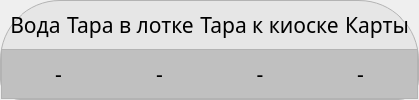
           <widget class="QWidget" name="product_info_page">
            <layout class="QVBoxLayout" name="verticalLayout_10">
             <property name="spacing">
              <number>0</number>
             </property>
             <property name="leftMargin">
              <number>0</number>
             </property>
             <property name="topMargin">
              <number>0</number>
             </property>
             <property name="rightMargin">
              <number>0</number>
             </property>
             <property name="bottomMargin">
              <number>0</number>
             </property>
             <item>
              <widget class="QFrame" name="frame_10">
               <property name="sizePolicy">
                <sizepolicy hsizetype="Preferred" vsizetype="Preferred">
                 <horstretch>0</horstretch>
                 <verstretch>0</verstretch>
                </sizepolicy>
               </property>
               <property name="maximumSize">
                <size>
                 <width>16777215</width>
                 <height>135</height>
                </size>
               </property>
               <property name="styleSheet">
                <string notr="true">QFrame#frame_10 {
color: rgb(0, 0, 0);
background-color:rgba(230,230,230, 255);
border-top-right-radius: 60px;
border-bottom-right-radius: 20px;
border-top-left-radius: 60px;
border-bottom-left-radius: 20px;
border: 1px solid #B3B3B3;
}</string>
               </property>
               <property name="frameShape">
                <enum>QFrame::NoFrame</enum>
               </property>
               <property name="frameShadow">
                <enum>QFrame::Raised</enum>
               </property>
               <layout class="QVBoxLayout" name="verticalLayout_9">
                <property name="spacing">
                 <number>0</number>
                </property>
                <property name="leftMargin">
                 <number>0</number>
                </property>
                <property name="topMargin">
                 <number>0</number>
                </property>
                <property name="rightMargin">
                 <number>0</number>
                </property>
                <property name="bottomMargin">
                 <number>0</number>
                </property>
                <item>
                 <widget class="QFrame" name="frame_13">
                  <property name="frameShape">
                   <enum>QFrame::NoFrame</enum>
                  </property>
                  <property name="frameShadow">
                   <enum>QFrame::Raised</enum>
                  </property>
                  <layout class="QHBoxLayout" name="horizontalLayout_6">
                   <item>
                    <widget class="QLabel" name="label_6">
                     <property name="font">
                      <font>
                       <family>Rubik</family>
                       <pointsize>16</pointsize>
                      </font>
                     </property>
                     <property name="text">
                      <string>Вода</string>
                     </property>
                     <property name="alignment">
                      <set>Qt::AlignCenter</set>
                     </property>
                    </widget>
                   </item>
                   <item>
                    <widget class="QLabel" name="label_7">
                     <property name="font">
                      <font>
                       <family>Rubik</family>
                       <pointsize>16</pointsize>
                      </font>
                     </property>
                     <property name="text">
                      <string>Тара в лотке</string>
                     </property>
                     <property name="alignment">
                      <set>Qt::AlignCenter</set>
                     </property>
                    </widget>
                   </item>
                   <item>
                    <widget class="QLabel" name="label_8">
                     <property name="font">
                      <font>
                       <family>Rubik</family>
                       <pointsize>16</pointsize>
                      </font>
                     </property>
                     <property name="text">
                      <string>Тара к киоске</string>
                     </property>
                     <property name="alignment">
                      <set>Qt::AlignCenter</set>
                     </property>
                    </widget>
                   </item>
                   <item>
                    <widget class="QLabel" name="label_9">
                     <property name="font">
                      <font>
                       <family>Rubik</family>
                       <pointsize>16</pointsize>
                      </font>
                     </property>
                     <property name="text">
                      <string>Карты</string>
                     </property>
                     <property name="alignment">
                      <set>Qt::AlignCenter</set>
                     </property>
                    </widget>
                   </item>
                  </layout>
                 </widget>
                </item>
                <item>
                 <widget class="QFrame" name="frame_14">
                  <property name="styleSheet">
                   <string notr="true">QFrame#frame_14 {
color: rgb(0, 0, 0);
background-color:rgba(192, 192, 192, 255);
border-top-right-radius: 40px;
border-bottom-right-radius: 20px;
border-top-left-radius: 40px;
border-bottom-left-radius: 20px;
border: 1px solid #B3B3B3;
}</string>
                  </property>
                  <property name="frameShape">
                   <enum>QFrame::NoFrame</enum>
                  </property>
                  <property name="frameShadow">
                   <enum>QFrame::Raised</enum>
                  </property>
                  <layout class="QHBoxLayout" name="horizontalLayout_7">
                   <item>
                    <widget class="QLabel" name="water_lbl_2">
                     <property name="font">
                      <font>
                       <family>Rubik</family>
                       <pointsize>16</pointsize>
                      </font>
                     </property>
                     <property name="text">
                      <string>-</string>
                     </property>
                     <property name="alignment">
                      <set>Qt::AlignCenter</set>
                     </property>
                    </widget>
                   </item>
                   <item>
                    <widget class="QLabel" name="tray_container_lbl_2">
                     <property name="font">
                      <font>
                       <family>Rubik</family>
                       <pointsize>16</pointsize>
                      </font>
                     </property>
                     <property name="text">
                      <string>-</string>
                     </property>
                     <property name="alignment">
                      <set>Qt::AlignCenter</set>
                     </property>
                    </widget>
                   </item>
                   <item>
                    <widget class="QLabel" name="kiosk_container_lbl_2">
                     <property name="font">
                      <font>
                       <family>Rubik</family>
                       <pointsize>16</pointsize>
                      </font>
                     </property>
                     <property name="text">
                      <string>-</string>
                     </property>
                     <property name="alignment">
                      <set>Qt::AlignCenter</set>
                     </property>
                    </widget>
                   </item>
                   <item>
                    <widget class="QLabel" name="cards_lbl_2">
                     <property name="font">
                      <font>
                       <family>Rubik</family>
                       <pointsize>16</pointsize>
                      </font>
                     </property>
                     <property name="text">
                      <string>-</string>
                     </property>
                     <property name="alignment">
                      <set>Qt::AlignCenter</set>
                     </property>
                    </widget>
                   </item>
                  </layout>
                 </widget>
                </item>
               </layout>
              </widget>
             </item>
            </layout>
           </widget>
